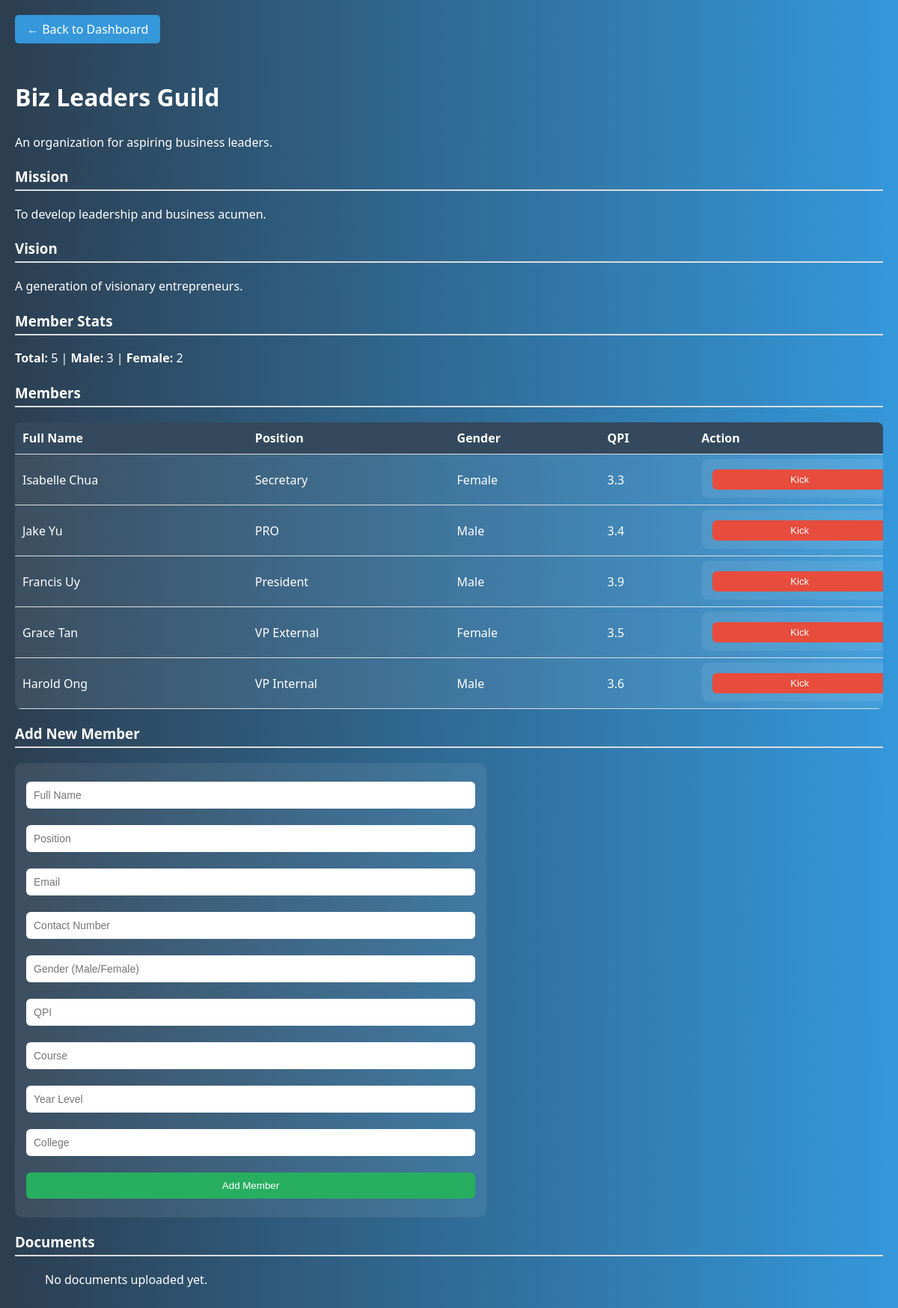
Page /organization/20 on the committed database.
### tables this page shows
CREATE TABLE organizations (
        id INTEGER PRIMARY KEY AUTOINCREMENT,
        name TEXT NOT NULL,
        description TEXT,
        mission TEXT,
        vision TEXT,
        status TEXT DEFAULT 'Pending'
    );

CREATE TABLE members (
        id INTEGER PRIMARY KEY AUTOINCREMENT,
        org_id INTEGER,
        full_name TEXT,
        position TEXT,
        email TEXT,
        contact_no TEXT,
        sex TEXT,
        qpi REAL,
        course TEXT,
        year_level TEXT,
        college TEXT,
        FOREIGN KEY (org_id) REFERENCES organizations(id)
    );

### app.py (the view, shortened to what this page needs)
@app.route('/organization/<int:org_id>', methods=['GET', 'POST'])
def view_organization(org_id):
    db = get_db()
    org = db.execute('SELECT * FROM organizations WHERE id = ?', (org_id,)).fetchone()
    members = db.execute('''
        SELECT position, full_name, sex AS gender, qpi, id
        FROM members
        WHERE org_id = ?
    ''', (org_id,)).fetchall()
    documents = db.execute('SELECT * FROM documents WHERE org_id = ?', (org_id,)).fetchall()
    total_members = len(members)
    male_count = sum(1 for m in members if m['gender'] == 'Male')
    female_count = sum(1 for m in members if m['gender'] == 'Female')
    return render_template('organization_view.html',
                           org=org,
                           members=members,
                           documents=documents,
                           total_members=total_members,
                           male_count=male_count,
                           female_count=female_count)

### app.py (called while the page is built)
def get_db():
    db = getattr(g, '_database', None)
    if db is None:
        db = g._database = sqlite3.connect(DATABASE)
        db.row_factory = sqlite3.Row
    return db

@app.teardown_appcontext
def close_connection(exception):
    db = getattr(g, '_database', None)
    if db is not None:
        db.close()

### templates/organization_view.html (shortened to what this page needs)
{% extends 'base.html' %}
{% block content %}
<a href="{{ url_for('sacdev_dashboard') }}" class="back-btn">← Back to Dashboard</a>
<h2>{{ org.name }}</h2>
<p>{{ org.description }}</p>
<h3>Mission</h3>
<p>{{ org.mission }}</p>
<h3>Vision</h3>
<p>{{ org.vision }}</p>
<h3>Member Stats</h3>
<p><strong>Total:</strong> {{ total_members }} | <strong>Male:</strong> {{ male_count }} | <strong>Female:</strong> {{ female_count }}</p>
<h3>Members</h3>
{% if members %}
<table>
  <thead>
    <tr>
      <th>Full Name</th>
      <th>Position</th>
      <th>Gender</th>
      <th>QPI</th>
      <th>Action</th>
    </tr>
  </thead>
  <tbody>
    {% for member in members %}
    <tr>
      <td>{{ member.full_name }}</td>
      <td>{{ member.position }}</td>
      <td>{{ member.gender }}</td>
      <td>{{ member.qpi }}</td>
      <td>
        <form method="POST" style="display:inline;">
          <button type="submit" name="kick_member" class="kick-btn">Kick</button>
        </form>
      </td>
    </tr>
    {% endfor %}
  </tbody>
</table>
{% else %}
  <p>No members yet.</p>
{% endif %}
<h3>Add New Member</h3>
<form method="POST" style="max-width: 600px;">
  <input type="text" name="full_name" placeholder="Full Name" required>
  <input type="text" name="position" placeholder="Position" required>
  <input type="email" name="email" placeholder="Email">
  <input type="text" name="contact_no" placeholder="Contact Number">
  <input type="text" name="sex" placeholder="Gender (Male/Female)">
  <input type="number" step="0.01" name="qpi" placeholder="QPI">
  <input type="text" name="course" placeholder="Course">
  <input type="text" name="year_level" placeholder="Year Level">
  <input type="text" name="college" placeholder="College">
  <button type="submit" class="submit-btn" style="width: 100%;">Add Member</button>
</form>
<h3>Documents</h3>
<ul>
  {% for doc in documents %}
    <li>{{ doc.title }} - <a href="{{ url_for('static', filename=doc.file_path) }}" target="_blank">View</a></li>
  {% else %}
    <p>No documents uploaded yet.</p>
  {% endfor %}
</ul>
{% endblock %}

### static/styles.css (style rules this page uses)
body { font-family: Arial, sans-serif; background-color: #f4f4f4; }
input, button { width: 100%; margin: 10px 0; padding: 10px; }
button { background-color: #007bff; color: white; border: none; }
body { margin: 0; font-family: 'Segoe UI', sans-serif; background: linear-gradient(to right, #2c3e50, #3498db); color: white; }

### templates/organization_view.html (style rules this page uses)
body { font-family: 'Segoe UI', Tahoma, Geneva, Verdana, sans-serif; background-color: #2c3e50; margin: 0; padding: 20px; color: white; }
h2 { margin-top: 30px; font-size: 2em; }
h3 { margin-top: 20px; border-bottom: 2px solid #ddd; padding-bottom: 5px; }
p { line-height: 1.6; margin-bottom: 15px; color: white; }
a { color: #3498db; text-decoration: none; }
form { margin-top: 20px; background-color: rgba(255, 255, 255, 0.08); padding: 15px; border-radius: 10px; }
input[type="text"], input[type="email"], input[type="number"] { width: 100%; padding: 10px; margin-bottom: 12px; border-radius: 6px; border: none; font-size: 14px; box-sizing: border-box; }
.submit-btn { background-color: #27ae60; color: white; padding: 10px 20px; border: none; border-radius: 6px; cursor: pointer; }
.kick-btn { background-color: #e74c3c; color: white; padding: 6px 12px; border: none; border-radius: 6px; cursor: pointer; font-size: 13px; }
.back-btn { display: inline-block; background: #3498db; padding: 8px 16px; color: white; text-decoration: none; border-radius: 5px; margin-bottom: 20px; }
table { width: 100%; border-collapse: collapse; background-color: rgba(255, 255, 255, 0.08); margin-top: 20px; border-radius: 8px; overflow: hidden; }
th, td { padding: 10px; border-bottom: 1px solid #ddd; text-align: left; }
th { background-color: #34495e; }

### rows in the picture
organizations: name "Biz Leaders Guild", description "An organization for aspiring business leaders.", mission "To develop leadership and business acumen.", vision "A generation of visionary entrepreneurs."
members: full_name "Isabelle Chua", position "Secretary", gender "Female", qpi "3.3"
members: full_name "Jake Yu", position "PRO", gender "Male", qpi "3.4"
members: full_name "Francis Uy", position "President", gender "Male", qpi "3.9"
members: full_name "Grace Tan", position "VP External", gender "Female", qpi "3.5"
members: full_name "Harold Ong", position "VP Internal", gender "Male", qpi "3.6"

### other values in the picture
{{ total_members }} "5"
{{ male_count }} "3"
{{ female_count }} "2"
